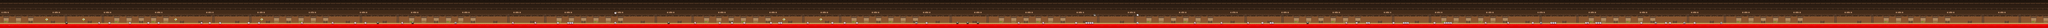

Rendered tile map (Tiled .tmx) drawn with the repository's tilesets; below, a short description and the map source with its tile grids summarised:
An orthogonal 1000x14 tile map with 32x32 px tiles, 6 tile layers (back-2, back-1, main0, front2, ...), 3 tilesets.

<map version="1.0" orientation="orthogonal" width="1000" height="14" tilewidth="32" tileheight="32">
 <tileset firstgid="1" name="Barn" tilewidth="32" tileheight="32">
  <image source="tileset_level_2.png" width="896" height="416" />
 </tileset>
 <tileset firstgid="365" name="Icons" tilewidth="32" tileheight="32">
  <image source="TrackLapse_Icons.png" width="320" height="128" />
  <tile id="0">
   <properties>
    <property name="obstacle" value="hurdle" />
   </properties>
  </tile>
  <tile id="1">
   <properties>
    <property name="special" value="spawnpoint" />
   </properties>
  </tile>
  <tile id="2">
   <properties>
    <property name="special" value="checkpoint" />
   </properties>
  </tile>
  <tile id="3">
   <properties>
    <property name="special" value="nextlevelNE" />
   </properties>
  </tile>
  <tile id="4">
   <properties>
    <property name="layerBelow" value="back-1" />
    <property name="object" value="jimBarn" />
   </properties>
  </tile>
  <tile id="7">
   <properties>
    <property name="obstacle" value="hen" />
   </properties>
  </tile>
  <tile id="8">
   <properties>
    <property name="obstacle" value="cow" />
   </properties>
  </tile>
  <tile id="9">
   <properties>
    <property name="obstacle" value="manure" />
   </properties>
  </tile>
  <tile id="29">
   <properties>
    <property name="obstacle" value="stoneChicken" />
   </properties>
  </tile>
  <tile id="30">
   <properties>
    <property name="obstacle" value="pig" />
   </properties>
  </tile>
 </tileset>
 <tileset firstgid="405" name="Meta" tilewidth="32" tileheight="32">
  <image source="meta.png" width="128" height="96" />
  <tile id="0">
   <properties>
    <property name="collision" value="full" />
   </properties>
  </tile>
  <tile id="1">
   <properties>
    <property name="collision" value="slantleft" />
   </properties>
  </tile>
  <tile id="2">
   <properties>
    <property name="collision" value="slantright" />
   </properties>
  </tile>
  <tile id="3">
   <properties>
    <property name="collision" value="none" />
   </properties>
  </tile>
 </tileset>
 <layer name="back-2" width="1050" height="14">
  <properties>
   <property name="speedx" value=".60" />
   <property name="speedy" value="1.0" />
  </properties>
  <data>[14700 cells, 3000 non-empty, 18 distinct tile ids]</data>
 </layer>
 <layer name="back-1" width="1050" height="14">
  <properties>
   <property name="speedx" value="0.8" />
   <property name="speedy" value="1.0" />
  </properties>
  <data>[14700 cells, 8000 non-empty, 80 distinct tile ids]</data>
 </layer>
 <layer name="main0" width="1050" height="14">
  <properties>
   <property name="speedx" value="1.0" />
   <property name="speedy" value="1.0" />
  </properties>
  <data>[14700 cells, 6504 non-empty, 234 distinct tile ids]</data>
 </layer>
 <layer name="front2" width="1050" height="14">
  <properties>
   <property name="speedx" value="1.2" />
   <property name="speedy" value="1.0" />
  </properties>
  <data>[14700 cells, 1019 non-empty, 4 distinct tile ids]</data>
 </layer>
 <layer name="front3" width="1050" height="14">
  <properties>
   <property name="speedx" value="1.0" />
   <property name="speedy" value="1.0" />
  </properties>
  <data>[14700 cells, 94 non-empty, 9 distinct tile ids]</data>
 </layer>
 <layer name="meta" width="1050" height="14" opacity="0.85">
  <properties>
   <property name="speedx" value="1.0" />
   <property name="speedy" value="1.0" />
  </properties>
  <data>[14700 cells, 2038 non-empty, 1 distinct tile ids]</data>
 </layer>
</map>
